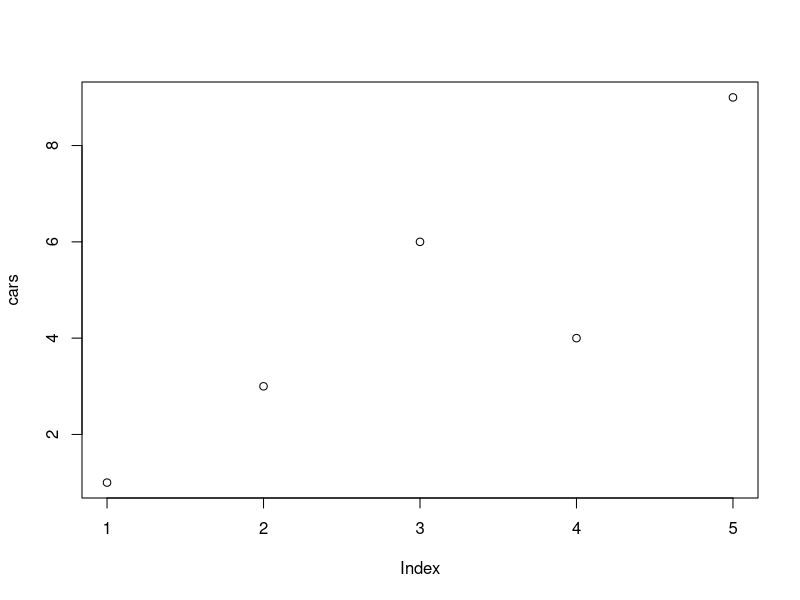
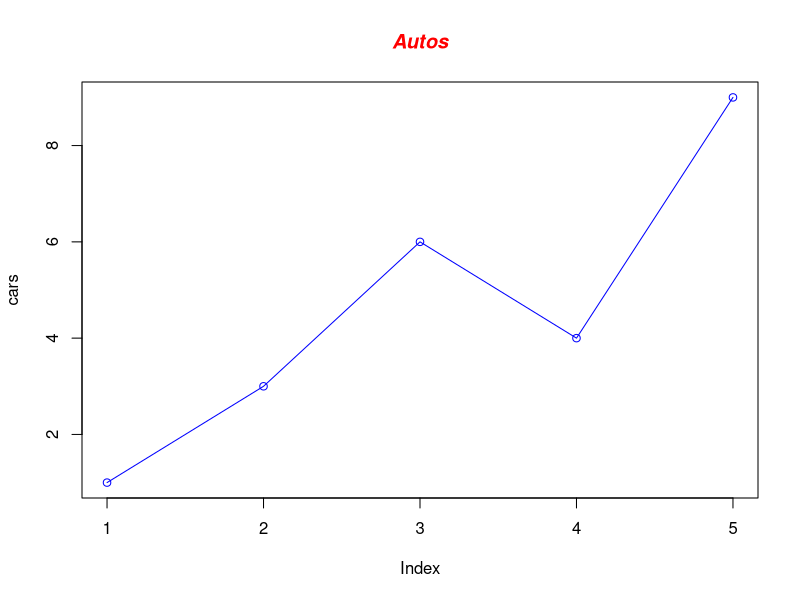
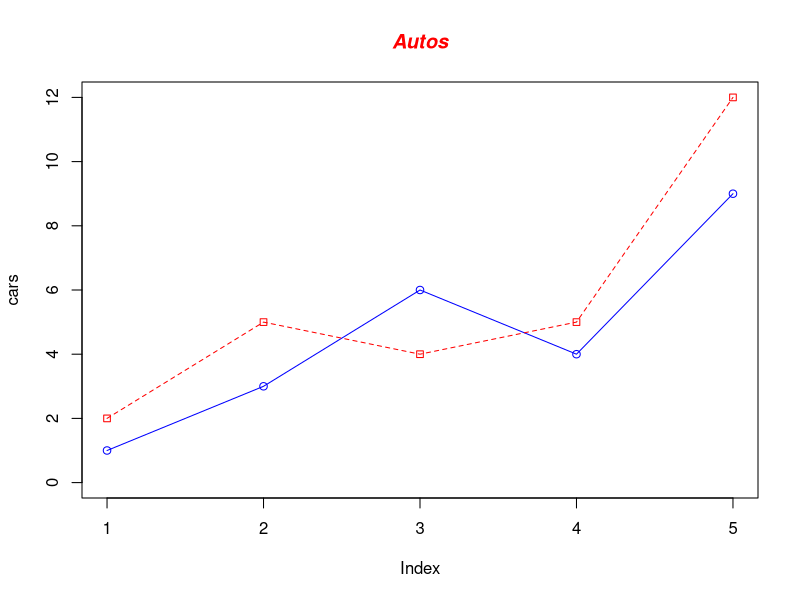
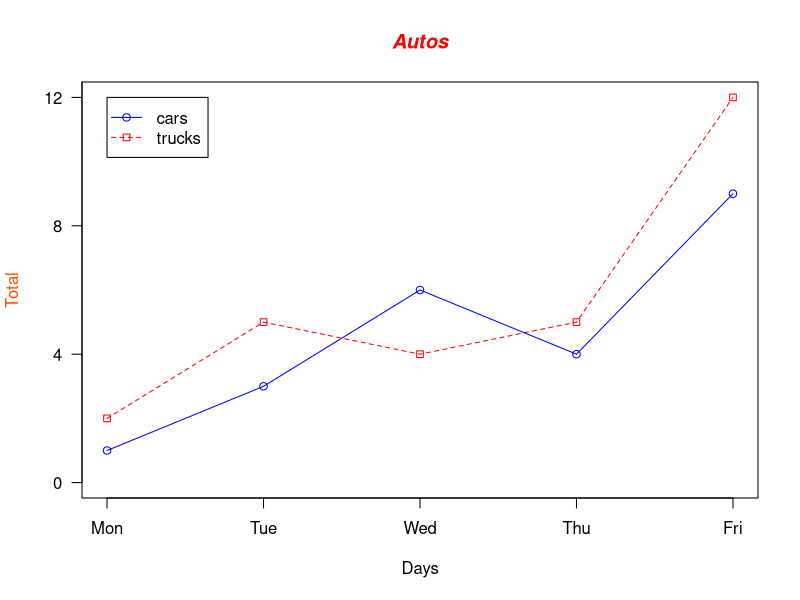
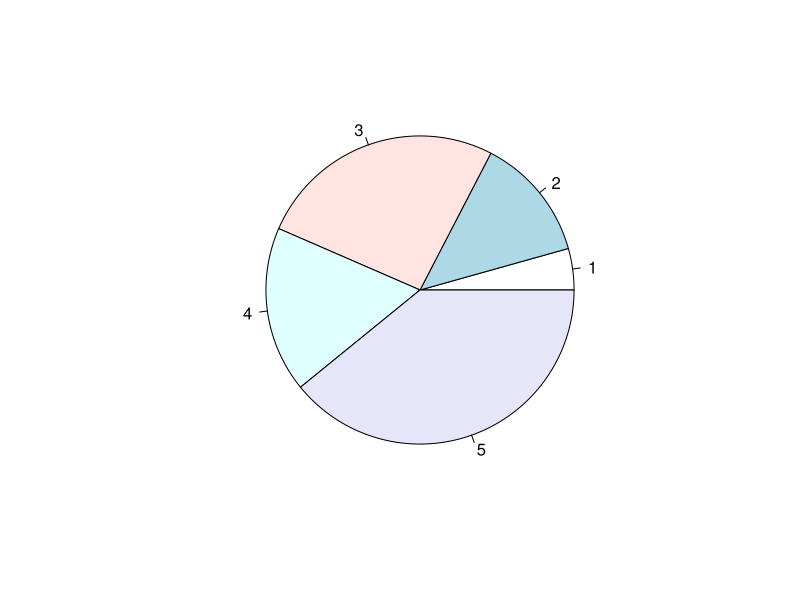
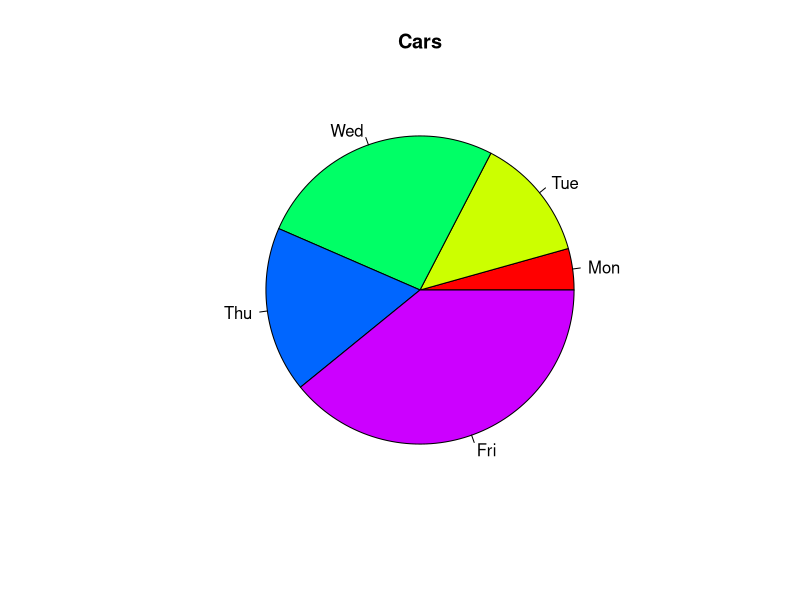
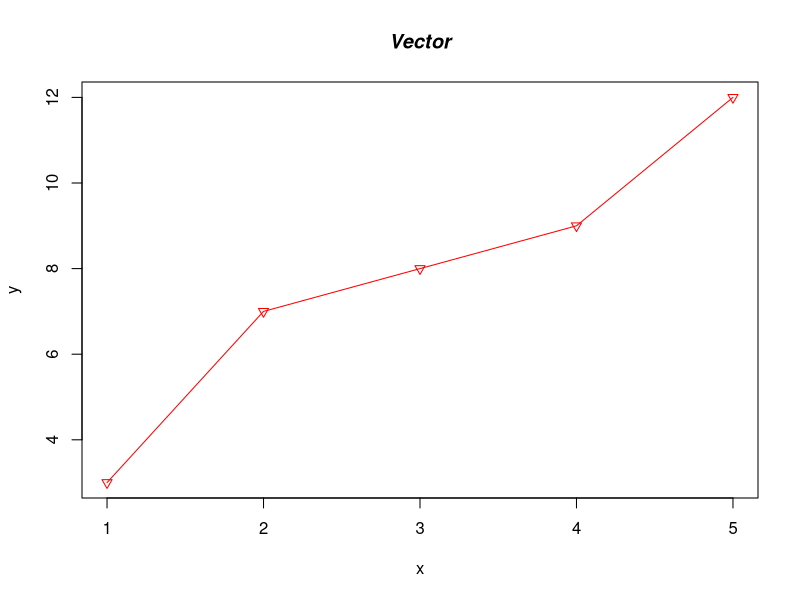
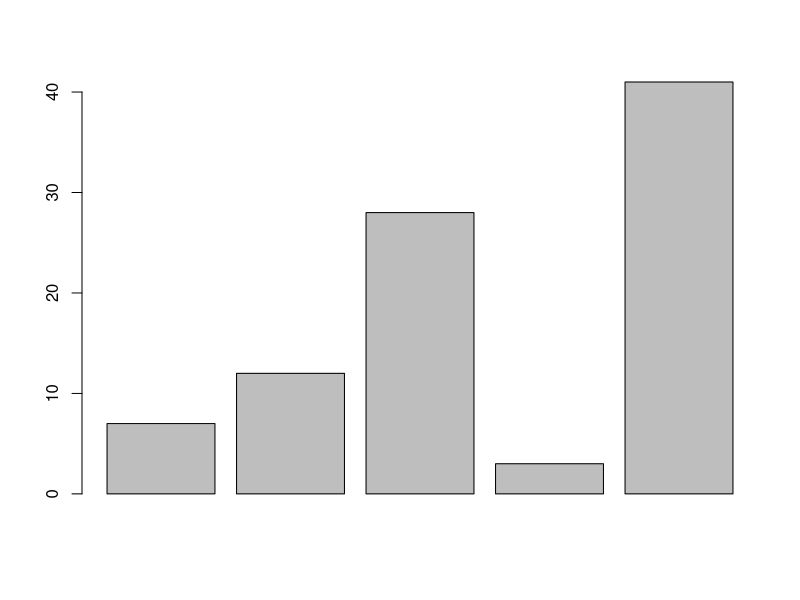

The R script that drew these images, in order:
cars <- c(1, 3, 6, 4, 9)
cars

plot(cars)

plot(cars, type = "o", col = "blue")

# create a title for the plot
# col.main is the color of the title
title(main = "Autos", col.main = "red", font.main = 4)

# another vector
trucks <- c(2, 5, 4, 5, 12)

# plot cars using a y axis that ranges from 0 to 12
plot(cars, type = "o", col = "blue", ylim = c(0, 12))

# plot truck with red dashed line with square points.

# pch is plot character
# lty is line type
lines(trucks, type = "o", pch = 22, lty = 2, col = "red")
title(main = "Autos", col.main = "red", font.main = 4)

# calculate range from 0 to max
# value of cars and trucks
g_range <- range(0, cars, trucks)
g_range

# Plot autos using y axis that ranges from 0 to max value in cars or trucks
# vector. Disable axes and annotation(labels of axes).
plot(cars, type = "o", col = "blue", ylim = g_range, axes = F, ann = F)

# Make x-axis with custom values
axis(1, at = 1:5, lab = c("Mon", "Tue", "Wed", "Thu", "Fri"))

# display ticks at every 4 marks. 4*0:g_range[2]
# is equivalent to c(0,4,8,12). las is labels
# are parallel (=0) or perpendicular(=2) to axis
axis(2, las = 2, at = 4 * 0:g_range[2])
# Create box around plot
box()
# Graph trucks with red dashed line and square points
lines(trucks, type = "o", pch = 22, lty = 2, col = "red")
# Create a title with a red, bold/italic font
title(main = "Autos", col.main = "red", font.main = 4)
# Label the x and y axes with dark green text
title(xlab = "Days", col.lab = rgb(0, 0, 0))
title(ylab = "Total", col.lab = rgb(1, 0.3, 0))
# Create a legend at (1, g_range[2]) that is
# slightly smaller (cex) and uses the same line
# colors and points used by
# the actual plots
# cex is scaling of text and symbol
legend(1, g_range[2], c("cars", "trucks"),
    cex = 1,
    col = c("blue", "red"), pch = 21:22,
    lty = 1:2
)
# Let's start with a simple pie chart graphing the cars vector:
# Define cars vector with 5 values
cars <- c(1, 3, 6, 4, 9)
# Create a pie chart for cars
pie(cars)
# Now let's add a heading, change the colors, and define our own labels:
# Define cars vector with 5 values
cars <- c(1, 3, 6, 4, 9)

# Create a pie chart with defined heading and
# custom colors and labels
pie(cars,
    main = "Cars", col = rainbow(length(cars)),
    labels = c("Mon", "Tue", "Wed", "Thu", "Fri")
)

#############################
# Example
x <- c(1, 2, 3, 4, 5)
y <- c(3, 7, 8, 9, 12)
plot(x, y, type = "o", pch = 25, lty = 1, col = "red")
title(main = "Vector", col.main = "Black", font.main = 4)
#######################
a <- c(7, 12, 28, 3, 41)
barplot(a)
